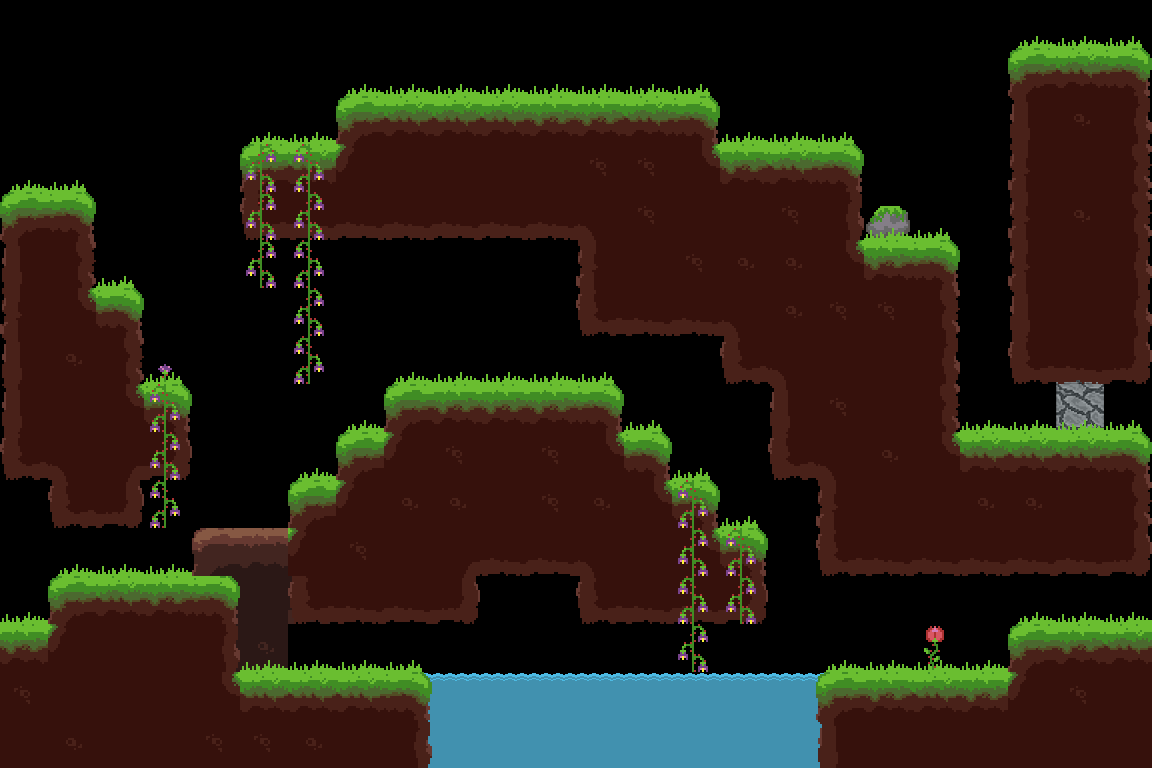

A 2D game scene composited from a Tiled map and its tileset images. What follows is a short description and the map's XML, with each tile layer's data collapsed to a summary:
An orthogonal 24x16 tile map with 48x48 px tiles, 7 tile layers (tunnel, eau, murD, terrain, ...), 4 tilesets and 52 objects (spawn1, spawn2, spawn3).

<map version="1.0" orientation="orthogonal" renderorder="right-down" width="24" height="16" tilewidth="48" tileheight="48">
 <tileset firstgid="1" name="terrain" tilewidth="48" tileheight="48">
  <image source="tileSets/forest.png" width="336" height="384" />
  <terraintypes>
   <terrain name="ciel" tile="-1" />
   <terrain name="groundGrass" tile="-1" />
  </terraintypes>
  <tile id="1" terrain=",,,1">
   <objectgroup draworder="index">
    <object x="0" y="0" width="48" height="48" />
   </objectgroup>
  </tile>
  <tile id="2" terrain=",,1,1">
   <objectgroup draworder="index">
    <object x="-1.77636e-15" y="0" width="48" height="48" />
   </objectgroup>
  </tile>
  <tile id="3" terrain=",,1,1">
   <objectgroup draworder="index">
    <object x="-1.77636e-15" y="7.10543e-15" width="48" height="48" />
   </objectgroup>
  </tile>
  <tile id="4" terrain=",,1,">
   <objectgroup draworder="index">
    <object x="0" y="-1.42109e-14" width="48" height="48" />
   </objectgroup>
  </tile>
  <tile id="5" terrain="1,1,1,">
   <objectgroup draworder="index">
    <object x="0" y="-1.42109e-14" width="48" height="48" />
   </objectgroup>
  </tile>
  <tile id="6" terrain="1,1,,1">
   <objectgroup draworder="index">
    <object x="0" y="0" width="48" height="48" />
   </objectgroup>
  </tile>
  <tile id="8" terrain=",1,,1">
   <objectgroup draworder="index">
    <object x="0" y="-1.42109e-14" width="48" height="48" />
   </objectgroup>
  </tile>
  <tile id="9" terrain="1,1,1,1">
   <objectgroup draworder="index">
    <object x="0" y="-1.42109e-14" width="48" height="48" />
   </objectgroup>
  </tile>
  <tile id="10" terrain="1,1,1,1">
   <objectgroup draworder="index">
    <object x="0" y="-1.42109e-14" width="48" height="48" />
   </objectgroup>
  </tile>
  <tile id="11" terrain="1,,1,">
   <objectgroup draworder="index">
    <object x="0" y="-1.42109e-14" width="48" height="48" />
   </objectgroup>
  </tile>
  <tile id="12" terrain="1,,1,1">
   <objectgroup draworder="index">
    <object x="0" y="-1.42109e-14" width="48" height="48" />
   </objectgroup>
  </tile>
  <tile id="13" terrain=",1,1,1">
   <objectgroup draworder="index">
    <object x="0" y="0" width="48" height="48" />
   </objectgroup>
  </tile>
  <tile id="15" terrain=",1,,1">
   <objectgroup draworder="index">
    <object x="0" y="0" width="48" height="48" />
   </objectgroup>
  </tile>
  <tile id="16" terrain="1,1,1,1">
   <objectgroup draworder="index">
    <object x="0" y="-1.42109e-14" width="48" height="48" />
   </objectgroup>
  </tile>
  <tile id="17" terrain="1,1,1,1">
   <objectgroup draworder="index">
    <object x="0" y="-1.42109e-14" width="48" height="48" />
   </objectgroup>
  </tile>
  <tile id="18" terrain="1,,1,">
   <objectgroup draworder="index">
    <object x="0" y="-1.42109e-14" width="48" height="48" />
   </objectgroup>
  </tile>
  <tile id="22" terrain=",1,,">
   <objectgroup draworder="index">
    <object x="0" y="1.77636e-15" width="48" height="48" />
   </objectgroup>
  </tile>
  <tile id="23" terrain="1,1,,">
   <objectgroup draworder="index">
    <object x="0" y="0" width="48" height="48" />
   </objectgroup>
  </tile>
  <tile id="24" terrain="1,1,,">
   <objectgroup draworder="index">
    <object x="0" y="0" width="48" height="48" />
   </objectgroup>
  </tile>
  <tile id="25" terrain="1,,,">
   <objectgroup draworder="index">
    <object x="0" y="0" width="48" height="48" />
   </objectgroup>
  </tile>
  <tile id="29">
   <objectgroup draworder="index">
    <object x="0" y="2.66454e-15" width="48" height="48" />
   </objectgroup>
  </tile>
  <tile id="30">
   <objectgroup draworder="index">
    <object x="8.88178e-16" y="-8.88178e-16" width="48" height="48" />
   </objectgroup>
  </tile>
  <tile id="31">
   <objectgroup draworder="index">
    <object x="0" y="8.88176e-16" width="48" height="48" />
   </objectgroup>
  </tile>
  <tile id="32">
   <objectgroup draworder="index">
    <object x="0" y="-8.88178e-16" width="48" height="48" />
   </objectgroup>
  </tile>
  <tile id="33">
   <objectgroup draworder="index">
    <object x="8.88178e-16" y="8.88178e-16" width="48" height="48" />
   </objectgroup>
  </tile>
  <tile id="34">
   <objectgroup draworder="index">
    <object x="0" y="8.88178e-16" width="48" height="48" />
   </objectgroup>
  </tile>
  <tile id="36">
   <objectgroup draworder="index">
    <object x="1.77636e-15" y="8.88178e-16" width="48" height="48" />
   </objectgroup>
  </tile>
  <tile id="37">
   <objectgroup draworder="index">
    <object x="0" y="2.66454e-15" width="48" height="48" />
   </objectgroup>
  </tile>
  <tile id="38">
   <objectgroup draworder="index">
    <object x="0" y="2.66454e-15" width="48" height="48" />
   </objectgroup>
  </tile>
  <tile id="39">
   <objectgroup draworder="index">
    <object x="0" y="8.88176e-16" width="48" height="48" />
   </objectgroup>
  </tile>
  <tile id="40">
   <objectgroup draworder="index">
    <object x="0" y="-8.88178e-16" width="48" height="48" />
   </objectgroup>
  </tile>
  <tile id="41">
   <objectgroup draworder="index">
    <object x="8.88178e-16" y="-8.88178e-16" width="48" height="48" />
   </objectgroup>
  </tile>
  <tile id="43">
   <objectgroup draworder="index">
    <object x="8.88178e-16" y="8.88178e-16" width="48" height="48" />
   </objectgroup>
  </tile>
  <tile id="44">
   <objectgroup draworder="index">
    <object x="-1.77636e-15" y="-8.88178e-16" width="48" height="48" />
   </objectgroup>
  </tile>
  <tile id="45">
   <objectgroup draworder="index">
    <object x="0" y="2.66454e-15" width="48" height="48" />
   </objectgroup>
  </tile>
  <tile id="46">
   <objectgroup draworder="index">
    <object x="8.88178e-16" y="8.88178e-16" width="48" height="48" />
   </objectgroup>
  </tile>
  <tile id="47" terrain=",,,0" />
  <tile id="48" terrain=",,0," />
  <tile id="50">
   <objectgroup draworder="index">
    <object x="1.77636e-15" y="8.88178e-16" width="48" height="48" />
   </objectgroup>
  </tile>
  <tile id="51">
   <objectgroup draworder="index">
    <object x="0" y="2.66454e-15" width="48" height="48" />
   </objectgroup>
  </tile>
  <tile id="52">
   <objectgroup draworder="index">
    <object x="1.77636e-15" y="2.66454e-15" width="48" height="48" />
   </objectgroup>
  </tile>
  <tile id="53">
   <objectgroup draworder="index">
    <object x="0" y="8.88176e-16" width="48" height="48" />
   </objectgroup>
  </tile>
  <tile id="54" terrain=",0,," />
  <tile id="55" terrain="0,,," />
 </tileset>
 <tileset firstgid="57" name="terrain2" tilewidth="48" tileheight="48">
  <image source="tileSets/sol2.png" width="576" height="576" />
  <terraintypes>
   <terrain name="dirt" tile="-1" />
  </terraintypes>
  <tile id="13" terrain=",,,0">
   <objectgroup draworder="index">
    <object x="0" y="0" width="48" height="48" />
   </objectgroup>
  </tile>
  <tile id="14" terrain=",,0,0">
   <objectgroup draworder="index">
    <object x="0" y="-2.66454e-15" width="48" height="48" />
   </objectgroup>
  </tile>
  <tile id="15" terrain=",,0,0">
   <objectgroup draworder="index">
    <object x="1.77636e-15" y="8.88178e-16" width="48" height="48" />
   </objectgroup>
  </tile>
  <tile id="16" terrain=",,0,">
   <objectgroup draworder="index">
    <object x="0" y="-8.88178e-16" width="48" height="48" />
   </objectgroup>
  </tile>
  <tile id="17" terrain="0,0,0,">
   <objectgroup draworder="index">
    <object x="0" y="-8.88178e-16" width="48" height="48" />
   </objectgroup>
  </tile>
  <tile id="18" terrain="0,0,,0">
   <objectgroup draworder="index">
    <object x="-1.77636e-15" y="-2.66454e-15" width="48" height="48" />
   </objectgroup>
  </tile>
  <tile id="25" terrain=",0,,0">
   <objectgroup draworder="index" />
  </tile>
  <tile id="26" terrain="0,0,0,0">
   <objectgroup draworder="index" />
  </tile>
  <tile id="27" terrain="0,0,0,0">
   <objectgroup draworder="index" />
  </tile>
  <tile id="28" terrain="0,,0,">
   <objectgroup draworder="index" />
  </tile>
  <tile id="29" terrain="0,,0,0">
   <objectgroup draworder="index">
    <object x="8.88178e-16" y="0" width="48" height="48" />
   </objectgroup>
  </tile>
  <tile id="30" terrain=",0,0,0">
   <objectgroup draworder="index">
    <object x="1.77636e-15" y="8.88178e-16" width="48" height="48" />
   </objectgroup>
  </tile>
  <tile id="37" terrain=",0,,0">
   <objectgroup draworder="index" />
  </tile>
  <tile id="38" terrain="0,0,0,0">
   <objectgroup draworder="index" />
  </tile>
  <tile id="39" terrain="0,0,0,0">
   <objectgroup draworder="index" />
  </tile>
  <tile id="40" terrain="0,,0,">
   <objectgroup draworder="index" />
  </tile>
  <tile id="49" terrain=",0,,">
   <objectgroup draworder="index" />
  </tile>
  <tile id="50" terrain="0,0,,">
   <objectgroup draworder="index" />
  </tile>
  <tile id="51" terrain="0,0,,">
   <objectgroup draworder="index" />
  </tile>
  <tile id="52" terrain="0,,,">
   <objectgroup draworder="index" />
  </tile>
  <tile id="54">
   <objectgroup draworder="index">
    <object x="0" y="0" width="48" height="48" />
   </objectgroup>
  </tile>
 </tileset>
 <tileset firstgid="201" name="eau2" tilewidth="48" tileheight="48">
  <image source="tileSets/eau2.png" width="48" height="144" />
 </tileset>
 <tileset firstgid="204" name="deco" tilewidth="48" tileheight="48">
  <image source="tileSets/decor-forest.png" width="192" height="192" />
 </tileset>
 <layer name="tunnel" width="24" height="16">
  <data>[384 cells, 5 non-empty, 5 distinct tile ids]</data>
 </layer>
 <layer name="eau" width="24" height="16">
  <data>[384 cells, 20 non-empty, 2 distinct tile ids]</data>
 </layer>
 <layer name="murD" width="24" height="16">
  <data>[384 cells, 3 non-empty, 1 distinct tile ids]</data>
 </layer>
 <layer name="terrain" width="24" height="16">
  <data>[384 cells, 205 non-empty, 21 distinct tile ids]</data>
 </layer>
 <objectgroup name="enemySpawn">
  <object name="spawn1" x="613" y="14" width="59" height="80">
   <properties>
    <property name="Enemy " value="1" />
   </properties>
  </object>
  <object name="spawn2" x="439" y="267" width="75" height="109">
   <properties>
    <property name="Enemy" value="1" />
   </properties>
  </object>
  <object name="spawn3" x="787" y="54" width="54" height="86">
   <properties>
    <property name="Enemy" value="1" />
   </properties>
  </object>
 </objectgroup>
 <layer name="deco2" width="24" height="16">
  <data>[384 cells, 20 non-empty, 5 distinct tile ids]</data>
 </layer>
 <layer name="deco" width="24" height="16">
  <data>[384 cells, 52 non-empty, 3 distinct tile ids]</data>
 </layer>
 <layer name="terre" width="24" height="16">
  <data>[384 cells, 2 non-empty, 2 distinct tile ids]</data>
 </layer>
</map>
